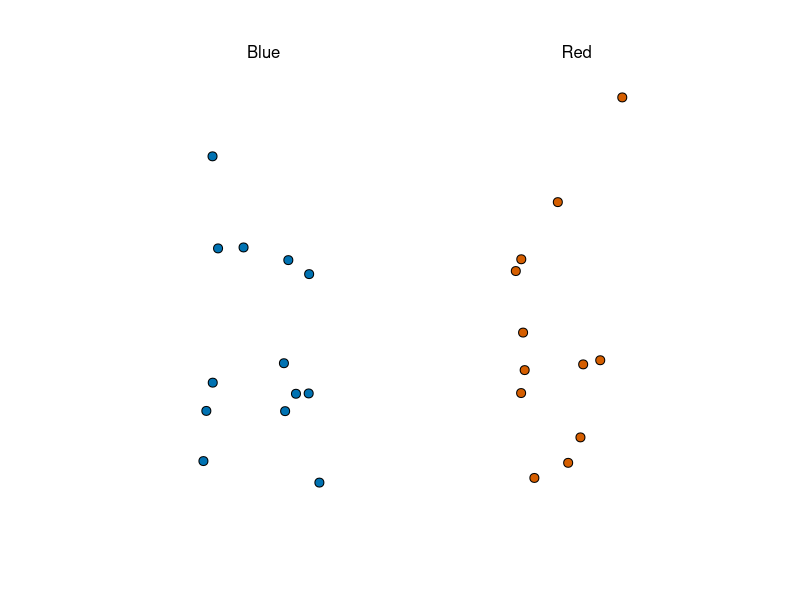

R code for this plot: (Note: this script raises an error after producing the figure.)
## ---- chunk 1
library(tidyverse)
library(dslabs)
take_poll(25)
## ---- chunk 2
sqrt(p*(1-p))/sqrt(1000)
## ---- chunk 3
N <- 25
p <- seq(0, 1, length = 100)
se <- sqrt(p*(1-p)/N)
plot(p, se)
## ---- chunk 4
N <- c(25, 100, 1000)
for(n in N){se <- sqrt(p*(1-p)/n)
plot(p, se)
}
## ---- chunk 5
N <- 25
p <- 0.45
2*sqrt(p*(1-p)/N)
## ---- chunk 6
x_hat <- 0.48
se <- sqrt(x_hat*(1-x_hat)/25)
se
## ---- chunk 7
pnorm(0.01/se) - pnorm(-0.01/se)
## ---- chunk 8
1.96*se
## ---- chunk 9
pnorm(1.96)-pnorm(-1.96)
## ---- chunk 10
B <- 10000
N <- 1000
x_hat <- replicate(B, {
  x <- sample(c(0,1), size = N, replace = TRUE, prob = c(1-p, p))
  mean(x)
})
## ---- chunk 11
p <- 0.45
N <- 1000
x <- sample(c(0,1), size = N, replace = TRUE, prob = c(1-p, p))
x_hat <- mean(x)
## ---- chunk 12
B <- 10000
x_hat <- replicate(B, {
  x <- sample(c(0,1), size = N, replace = TRUE, prob = c(1-p, p))
  mean(x)
})
## ---- chunk 13
mean(x_hat)
sd(x_hat)
## ---- chunk 14
take_sample <- function(p, N){
  X <- sample(c(0,1), size = N, replace = TRUE, prob = c(1 - p, p))
  mean(X)
}
## ---- chunk 15
p <- 0.45
N <- 100
B <- 10000
errors <- replicate(B, take_sample(p, N) - p)
## ---- chunk 16
mean(errors)
hist(errors)
## ---- chunk 17
mean(abs(errors))
## ---- chunk 18
sqrt(mean(errors^2))
## ---- chunk 19
N <- 100
sqrt(p*(1-p)/N)
## ---- chunk 20
set.seed(1)
X <- sample(c(0,1), size = N, replace = TRUE, prob = c(1 - p, p))
barX <- mean(X)
sqrt(barX*(1-barX)/N)
## ---- chunk 21
N <- seq(100, 5000, 100)
p <- 0.5
se <- sqrt(p*(1-p)/N)
plot <- data.frame(N,se)
plot %>% ggplot(aes(N,se)) + geom_point() + geom_hline(yintercept = 0.01, linetype = 'dashed', color='red')
## ---- chunk 22
qqnorm(errors)
qqline(errors)
## ---- chunk 23
p <- 0.45
N <- 100
1-pnorm(0.5, p, sqrt(p*(1-p)/N))
## ---- chunk 24
bar_X <- 0.51
se_bar <- sqrt(bar_X*(1-bar_X)/N)
1 - pnorm(0.01, 0, se_bar) + pnorm(-0.01, 0, se_bar)
